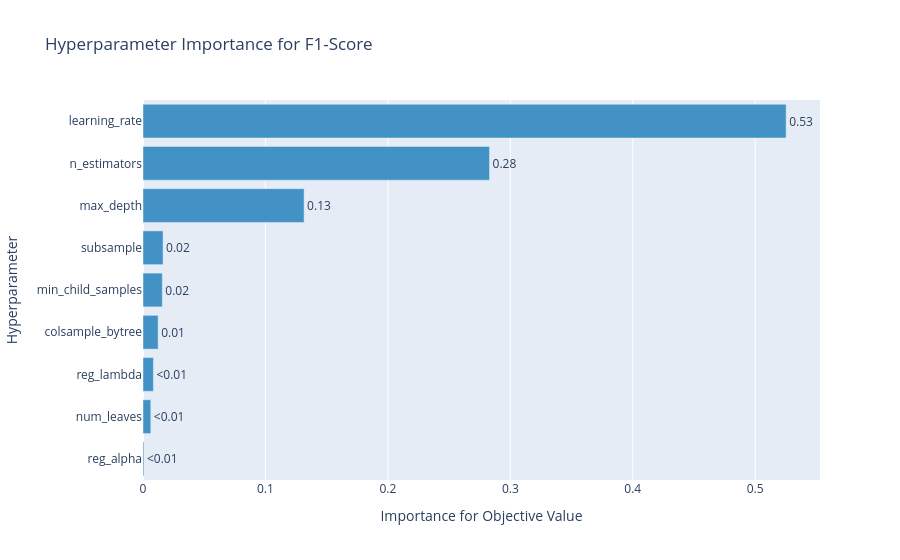

Here is the notebook cell this chart was saved with:
### Code cell
# Parameter Importance Plot
print("=" * 60)
print("2. PARAMETER IMPORTANCE")
print("=" * 60)

fig = plot_param_importances(study)
fig.update_layout(title="Hyperparameter Importance for F1-Score")
fig.show()

### Figure 1 — Plotly figure (JSON) as saved in the notebook; plotly's stock layout.template omitted (floating-point values rounded to 4 significant figures)
{"data": [{"cliponaxis": false, "hovertemplate": ["reg_alpha (FloatDistribution): 0.0007722151315984999<extra></extra>", "num_leaves (IntDistribution): 0.006345553287156998<extra></extra>", "reg_lambda (FloatDistribution): 0.008506350494464<extra></extra>", "colsample_bytree (FloatDistribution): 0.01237200709057326<extra></extra>", "min_child_samples (IntDistribution): 0.015772305913625165<extra></extra>", "subsample (FloatDistribution): 0.016376697558607715<extra></extra>", "max_depth (IntDistribution): 0.13158027549396378<extra></extra>", "n_estimators (IntDistribution): 0.2830072275362985<extra></extra>", "learning_rate (FloatDistribution): 0.5252673674937121<extra></extra>"], "marker": {"color": "rgb(66,146,198)"}, "orientation": "h", "text": ["<0.01", "<0.01", "<0.01", "0.01", "0.02", "0.02", "0.13", "0.28", "0.53"], "textposition": "outside", "type": "bar", "x": [0.0007722, 0.006346, 0.008506, 0.01237, 0.01577, 0.01638, 0.1316, 0.283, 0.5253], "y": ["reg_alpha", "num_leaves", "reg_lambda", "colsample_bytree", "min_child_samples", "subsample", "max_depth", "n_estimators", "learning_rate"]}], "layout": {"showlegend": false, "title": {"text": "Hyperparameter Importance for F1-Score"}, "xaxis": {"title": {"text": "Importance for Objective Value"}}, "yaxis": {"title": {"text": "Hyperparameter"}}}}
